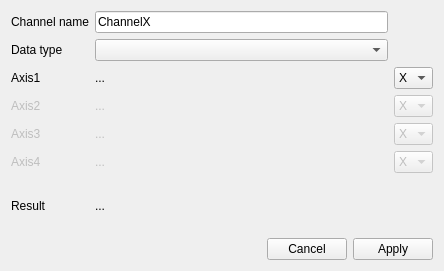
<?xml version="1.0" encoding="UTF-8"?>
<ui version="4.0">
 <class>Form</class>
 <widget class="QWidget" name="Form">
  <property name="geometry">
   <rect>
    <x>0</x>
    <y>0</y>
    <width>444</width>
    <height>271</height>
   </rect>
  </property>
  <property name="windowTitle">
   <string>Form</string>
  </property>
  <layout class="QVBoxLayout" name="verticalLayout">
   <item>
    <layout class="QGridLayout" name="gridLayout">
     <item row="2" column="0">
      <widget class="QLabel" name="label0_0">
       <property name="text">
        <string>Axis1</string>
       </property>
      </widget>
     </item>
     <item row="6" column="2">
      <widget class="QComboBox" name="pattern0_3ComboBox">
       <property name="enabled">
        <bool>false</bool>
       </property>
       <property name="maximumSize">
        <size>
         <width>60</width>
         <height>16777215</height>
        </size>
       </property>
       <property name="currentText">
        <string>X</string>
       </property>
       <item>
        <property name="text">
         <string>X</string>
        </property>
       </item>
       <item>
        <property name="text">
         <string>Y</string>
        </property>
       </item>
       <item>
        <property name="text">
         <string>Z</string>
        </property>
       </item>
       <item>
        <property name="text">
         <string>C</string>
        </property>
       </item>
      </widget>
     </item>
     <item row="4" column="0">
      <widget class="QLabel" name="label0_1">
       <property name="enabled">
        <bool>false</bool>
       </property>
       <property name="text">
        <string>Axis2</string>
       </property>
      </widget>
     </item>
     <item row="7" column="1">
      <widget class="QLabel" name="result">
       <property name="text">
        <string>...</string>
       </property>
      </widget>
     </item>
     <item row="5" column="0">
      <widget class="QLabel" name="label0_2">
       <property name="enabled">
        <bool>false</bool>
       </property>
       <property name="text">
        <string>Axis3</string>
       </property>
      </widget>
     </item>
     <item row="5" column="1">
      <widget class="QLabel" name="pattern0_2">
       <property name="enabled">
        <bool>false</bool>
       </property>
       <property name="text">
        <string>...</string>
       </property>
      </widget>
     </item>
     <item row="2" column="2">
      <widget class="QComboBox" name="pattern0_0ComboBox">
       <property name="maximumSize">
        <size>
         <width>60</width>
         <height>16777215</height>
        </size>
       </property>
       <item>
        <property name="text">
         <string>X</string>
        </property>
       </item>
       <item>
        <property name="text">
         <string>Y</string>
        </property>
       </item>
       <item>
        <property name="text">
         <string>Z</string>
        </property>
       </item>
       <item>
        <property name="text">
         <string>C</string>
        </property>
       </item>
      </widget>
     </item>
     <item row="6" column="0">
      <widget class="QLabel" name="label0_3">
       <property name="enabled">
        <bool>false</bool>
       </property>
       <property name="text">
        <string>Axis4</string>
       </property>
      </widget>
     </item>
     <item row="1" column="0">
      <widget class="QLabel" name="label_2">
       <property name="text">
        <string>Data type</string>
       </property>
      </widget>
     </item>
     <item row="2" column="1">
      <widget class="QLabel" name="pattern0_0">
       <property name="text">
        <string>...</string>
       </property>
      </widget>
     </item>
     <item row="1" column="1">
      <widget class="QComboBox" name="dataTypeComboBox">
       <property name="currentIndex">
        <number>-1</number>
       </property>
      </widget>
     </item>
     <item row="7" column="0">
      <widget class="QLabel" name="label">
       <property name="text">
        <string>Result</string>
       </property>
      </widget>
     </item>
     <item row="0" column="0">
      <widget class="QLabel" name="label_3">
       <property name="text">
        <string>Channel name</string>
       </property>
      </widget>
     </item>
     <item row="4" column="2">
      <widget class="QComboBox" name="pattern0_1ComboBox">
       <property name="enabled">
        <bool>false</bool>
       </property>
       <property name="maximumSize">
        <size>
         <width>60</width>
         <height>16777215</height>
        </size>
       </property>
       <item>
        <property name="text">
         <string>X</string>
        </property>
       </item>
       <item>
        <property name="text">
         <string>Y</string>
        </property>
       </item>
       <item>
        <property name="text">
         <string>Z</string>
        </property>
       </item>
       <item>
        <property name="text">
         <string>C</string>
        </property>
       </item>
      </widget>
     </item>
     <item row="6" column="1">
      <widget class="QLabel" name="pattern0_3">
       <property name="enabled">
        <bool>false</bool>
       </property>
       <property name="text">
        <string>...</string>
       </property>
      </widget>
     </item>
     <item row="0" column="1">
      <widget class="QLineEdit" name="channelNameLineEdit">
       <property name="text">
        <string>ChannelX</string>
       </property>
      </widget>
     </item>
     <item row="4" column="1">
      <widget class="QLabel" name="pattern0_1">
       <property name="enabled">
        <bool>false</bool>
       </property>
       <property name="text">
        <string>...</string>
       </property>
      </widget>
     </item>
     <item row="5" column="2">
      <widget class="QComboBox" name="pattern0_2ComboBox">
       <property name="enabled">
        <bool>false</bool>
       </property>
       <property name="maximumSize">
        <size>
         <width>60</width>
         <height>16777215</height>
        </size>
       </property>
       <property name="currentText">
        <string>X</string>
       </property>
       <item>
        <property name="text">
         <string>X</string>
        </property>
       </item>
       <item>
        <property name="text">
         <string>Y</string>
        </property>
       </item>
       <item>
        <property name="text">
         <string>Z</string>
        </property>
       </item>
       <item>
        <property name="text">
         <string>C</string>
        </property>
       </item>
      </widget>
     </item>
    </layout>
   </item>
   <item>
    <widget class="QDialogButtonBox" name="patternButtonBox">
     <property name="standardButtons">
      <set>QDialogButtonBox::Apply|QDialogButtonBox::Cancel</set>
     </property>
     <property name="applyText" stdset="0">
      <string>Validate</string>
     </property>
    </widget>
   </item>
  </layout>
 </widget>
 <resources/>
 <connections/>
</ui>
